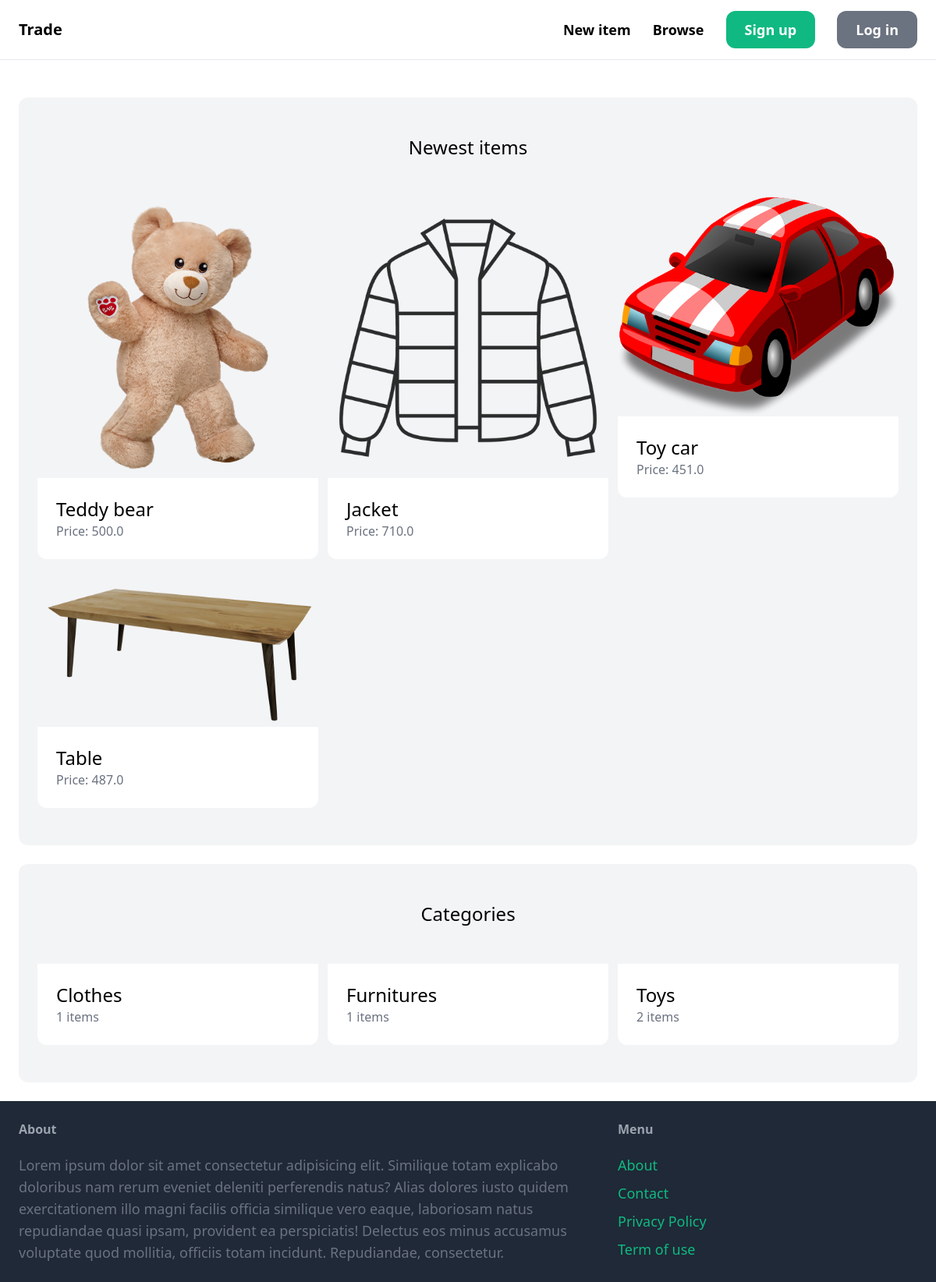
The page / on the database its author committed.
### item/models.py (models this page shows, shortened)
class Item(models.Model):
    category = models.ForeignKey(Category, related_name='items', on_delete=models.CASCADE)
    name = models.CharField(max_length=255)
    description = models.TextField(blank=True, null=True)
    price = models.FloatField()
    image = models.ImageField(upload_to='item_images',blank=True, null=True)
    is_sold = models.BooleanField(default=False)
    created_by = models.ForeignKey(User, related_name="items",on_delete= models.CASCADE)
    created_at = models.DateTimeField(auto_now_add=True)

class Category(models.Model):
    name = models.CharField(max_length=255)
    class Meta:
        ordering = ('name',)
        verbose_name_plural = 'Categories'

### core/views.py (the view)
# urls.py: path('', views.index, name='index'),
def index(request):
  items = Item.objects.filter(is_sold=False)[0:6]
  categories = Category.objects.all()
  return render(request,'core/index.html',{
    'categories': categories,
    'items': items,
  })

### core/templates/core/index.html (shortened to what this page needs)
{% extends "core/base.html" %}
{% block content %}
  <div class="mt-6 px-6 py-12 bg-gray-100 rounded-xl">
    <h2 class="mb-12 text-2xl text-center">Newest items</h2>
    <div class="grid grid-cols-3 gap-3">
      {% for item in items %}
        <div>
          <a href="{% url 'item:detail' item.id %}">
            <div>
                <img src="{{item.image.url}}" class="rounded-t-xl">
            </div>
            <div class="p-6 bg-white rounded-b-xl">
                <h2 class="text-2xl">{{ item.name}}</h2>
                <p class="text-gray-500">Price: {{item.price}}</p>
            </div>
          </a>
        </div>
      {% endfor %}
    </div>
  </div>
  <div class="mt-6 px-6 py-12 bg-gray-100 rounded-xl">
    <h2 class="mb-12 text-2xl text-center">Categories</h2>
    <div class="grid grid-cols-3 gap-3">
      {% for category in categories %}
        <div>
          <a href="#">
            <div class="p-6 bg-white rounded-b-xl">
                <h2 class="text-2xl">{{ category.name }}</h2>
                <p class="text-gray-500">{{ category.items.count }} items</p>
            </div>
          </a>
        </div>
      {% endfor %}
    </div>
  </div>
{% endblock content %}

### rows shown on the page
Item: image (picture), name "Teddy bear", price "500.0"
Item: image (picture), name "Jacket", price "710.0"
Item: image (picture), name "Toy car", price "451.0"
Item: image (picture), name "Table", price "487.0"
Category: name "Clothes", items.count "1"
Category: name "Furnitures", items.count "1"
Category: name "Toys", items.count "2"
